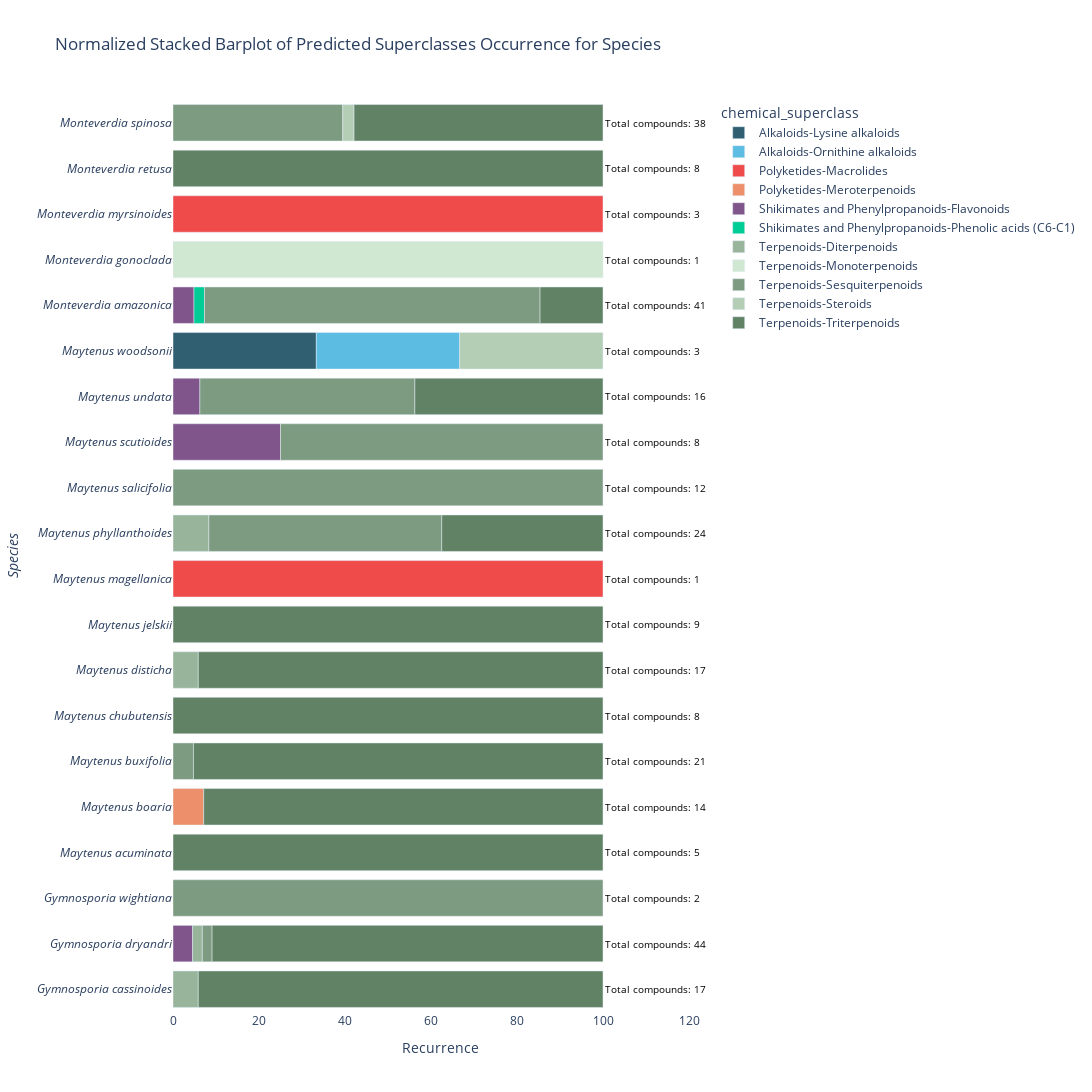

The notebook cell this image was saved under:
### Code cell
# Step 1: Read data from all .tsv files in the output_folder
all_data = pd.concat([pd.read_csv(os.path.join(output_folder, 'species_data', filename), sep='\t') for filename in os.listdir(os.path.join(output_folder, 'species_data')) if filename.endswith(".tsv")])

# Step 2: Rename the "organism_taxonomy_09species" column to "species"
all_data.rename(columns={'organism_taxonomy_09species': 'species'}, inplace=True)

# Remove 'API Error-API Error' and 'Not Classified-Not Classified'
all_data = all_data[~all_data['chemical_superclass'].isin(['API Error-API Error', 'Not Classified-Not Classified'])]

# Apply the function to each row
all_data[['Pathway', 'superclass']] = all_data.apply(lambda row: split_chemical_superclass(row), axis=1, result_type='expand')

# Step 4: Process data for color mapping
color_map = {}
for pathway, superclasses in all_data.groupby('Pathway')['superclass'].unique().items():
    shades = generate_shades(pathway, len(superclasses))
    for superclass, shade in zip(superclasses, shades):
        color_map[f"{pathway}-{superclass}"] = shade

# Step 5: Group and aggregate data to calculate recurrence
agg_data = all_data.groupby(['species', 'chemical_superclass']).size().reset_index(name='recurrence')

# Normalize the recurrence values within each species group
agg_data['recurrence_normalized'] = agg_data.groupby('species')['recurrence'].transform(lambda x: x / x.sum())*100

# Convert 'species' column to categorical data
agg_data['species'] = pd.Categorical(agg_data['species'], categories=agg_data['species'].unique(), ordered=True)

# Get unique species names
unique_species = agg_data['species'].unique()

# Get unique chemical superclasses and sort them alphabetically
unique_superclasses = sorted(agg_data['chemical_superclass'].unique())

# Calculate total recurrence for each species
total_recurrence_per_species = agg_data.groupby('species')['recurrence'].sum()

# Create the stacked barplot with the custom color palette
fig = px.bar(agg_data, y='species', x='recurrence_normalized',
             title='Normalized Stacked Barplot of Predicted Superclasses Occurrence for Species',
             labels={'recurrence_normalized': 'Recurrence'},
             color='chemical_superclass',
             color_discrete_map=color_map,
             category_orders={'species': unique_species, 'chemical_superclass': unique_superclasses},
             orientation='h')

# Modify the y-axis label
fig.update_yaxes(title_text='<i>Species<i>')

# Set species labels in italics
fig.update_layout(yaxis=dict(tickmode='array',
                              tickvals=list(range(len(unique_species))),
                              ticktext=[f'<i>{species}</i>' for species in unique_species]
                              ))

# Set a white background
fig.update_layout(plot_bgcolor='white')

# Get the maximum value of the x-axis
max_x = agg_data['recurrence_normalized'].max()

for species, total_recurrence in total_recurrence_per_species.items():
    # Find the maximum recurrence for this species
    max_recurrence = agg_data[agg_data['species'] == species]['recurrence_normalized'].max()
    
    # Position the annotation at the end of the bar with a slight offset
    x_position = max_x + 2
    if x_position > 100:  # Ensure the label is not outside the plot area
        x_position = 100  # Set it to 100 if it exceeds the maximum x-axis value

    # Add annotation to the plot
    fig.add_annotation(
        x=x_position,
        y=species,
        text=f'Total compounds: {total_recurrence}',
        showarrow=False,
        font=dict(size=10, color='black'),
        xanchor='left',
        yanchor='middle'
    )

# Modify the size of the figure
fig.update_layout(width=1500, height=1500)

# Save the figure as an HTML file
fig.write_html(f'{output_folder}Wikidata_superclass_barplot_species_normalized.html')

# Show the figure
fig.show()

### Figure 1 — Plotly figure (JSON) as saved in the notebook; plotly's stock layout.template omitted (floating-point values rounded to 4 significant figures)
{"data": [{"alignmentgroup": "True", "hovertemplate": "chemical_superclass=Alkaloids-Lysine alkaloids<br>Recurrence=%{x}<br>species=%{y}<extra></extra>", "legendgroup": "Alkaloids-Lysine alkaloids", "marker": {"color": "#305f72", "pattern": {"shape": ""}}, "name": "Alkaloids-Lysine alkaloids", "offsetgroup": "Alkaloids-Lysine alkaloids", "orientation": "h", "showlegend": true, "textposition": "auto", "type": "bar", "x": [33.33], "xaxis": "x", "y": ["Maytenus buxifolia"], "yaxis": "y"}, {"alignmentgroup": "True", "hovertemplate": "chemical_superclass=Alkaloids-Ornithine alkaloids<br>Recurrence=%{x}<br>species=%{y}<extra></extra>", "legendgroup": "Alkaloids-Ornithine alkaloids", "marker": {"color": "#5cbce2", "pattern": {"shape": ""}}, "name": "Alkaloids-Ornithine alkaloids", "offsetgroup": "Alkaloids-Ornithine alkaloids", "orientation": "h", "showlegend": true, "textposition": "auto", "type": "bar", "x": [33.33], "xaxis": "x", "y": ["Maytenus buxifolia"], "yaxis": "y"}, {"alignmentgroup": "True", "hovertemplate": "chemical_superclass=Polyketides-Macrolides<br>Recurrence=%{x}<br>species=%{y}<extra></extra>", "legendgroup": "Polyketides-Macrolides", "marker": {"color": "#ef4b4b", "pattern": {"shape": ""}}, "name": "Polyketides-Macrolides", "offsetgroup": "Polyketides-Macrolides", "orientation": "h", "showlegend": true, "textposition": "auto", "type": "bar", "x": [100, 100], "xaxis": "x", "y": ["Gymnosporia wightiana", "Maytenus phyllanthoides"], "yaxis": "y"}, {"alignmentgroup": "True", "hovertemplate": "chemical_superclass=Polyketides-Meroterpenoids<br>Recurrence=%{x}<br>species=%{y}<extra></extra>", "legendgroup": "Polyketides-Meroterpenoids", "marker": {"color": "#ec8f6a", "pattern": {"shape": ""}}, "name": "Polyketides-Meroterpenoids", "offsetgroup": "Polyketides-Meroterpenoids", "orientation": "h", "showlegend": true, "textposition": "auto", "type": "bar", "x": [7.143], "xaxis": "x", "y": ["Monteverdia amazonica"], "yaxis": "y"}, {"alignmentgroup": "True", "hovertemplate": "chemical_superclass=Shikimates and Phenylpropanoids-Flavonoids<br>Recurrence=%{x}<br>species=%{y}<extra></extra>", "legendgroup": "Shikimates and Phenylpropanoids-Flavonoids", "marker": {"color": "#80558c", "pattern": {"shape": ""}}, "name": "Shikimates and Phenylpropanoids-Flavonoids", "offsetgroup": "Shikimates and Phenylpropanoids-Flavonoids", "orientation": "h", "showlegend": true, "textposition": "auto", "type": "bar", "x": [4.878, 6.25, 25, 4.545], "xaxis": "x", "y": ["Maytenus boaria", "Maytenus chubutensis", "Maytenus disticha", "Monteverdia retusa"], "yaxis": "y"}, {"alignmentgroup": "True", "hovertemplate": "chemical_superclass=Shikimates and Phenylpropanoids-Phenolic acids (C6-C1)<br>Recurrence=%{x}<br>species=%{y}<extra></extra>", "legendgroup": "Shikimates and Phenylpropanoids-Phenolic acids (C6-C1)", "marker": {"color": "#00cc96", "pattern": {"shape": ""}}, "name": "Shikimates and Phenylpropanoids-Phenolic acids (C6-C1)", "offsetgroup": "Shikimates and Phenylpropanoids-Phenolic acids (C6-C1)", "orientation": "h", "showlegend": true, "textposition": "auto", "type": "bar", "x": [2.439], "xaxis": "x", "y": ["Maytenus boaria"], "yaxis": "y"}, {"alignmentgroup": "True", "hovertemplate": "chemical_superclass=Terpenoids-Diterpenoids<br>Recurrence=%{x}<br>species=%{y}<extra></extra>", "legendgroup": "Terpenoids-Diterpenoids", "marker": {"color": "#98b49b", "pattern": {"shape": ""}}, "name": "Terpenoids-Diterpenoids", "offsetgroup": "Terpenoids-Diterpenoids", "orientation": "h", "showlegend": true, "textposition": "auto", "type": "bar", "x": [8.333, 5.882, 2.273, 5.882], "xaxis": "x", "y": ["Maytenus magellanica", "Maytenus scutioides", "Monteverdia retusa", "Monteverdia spinosa"], "yaxis": "y"}, {"alignmentgroup": "True", "hovertemplate": "chemical_superclass=Terpenoids-Monoterpenoids<br>Recurrence=%{x}<br>species=%{y}<extra></extra>", "legendgroup": "Terpenoids-Monoterpenoids", "marker": {"color": "#d0e7d2", "pattern": {"shape": ""}}, "name": "Terpenoids-Monoterpenoids", "offsetgroup": "Terpenoids-Monoterpenoids", "orientation": "h", "showlegend": true, "textposition": "auto", "type": "bar", "x": [100], "xaxis": "x", "y": ["Maytenus acuminata"], "yaxis": "y"}, {"alignmentgroup": "True", "hovertemplate": "chemical_superclass=Terpenoids-Sesquiterpenoids<br>Recurrence=%{x}<br>species=%{y}<extra></extra>", "legendgroup": "Terpenoids-Sesquiterpenoids", "marker": {"color": "#7d9b80", "pattern": {"shape": ""}}, "name": "Terpenoids-Sesquiterpenoids", "offsetgroup": "Terpenoids-Sesquiterpenoids", "orientation": "h", "showlegend": true, "textposition": "auto", "type": "bar", "x": [39.47, 78.05, 50, 75, 100, 54.17, 4.762, 100, 2.273], "xaxis": "x", "y": ["Gymnosporia cassinoides", "Maytenus boaria", "Maytenus chubutensis", "Maytenus disticha", "Maytenus jelskii", "Maytenus magellanica", "Maytenus woodsonii", "Monteverdia myrsinoides", "Monteverdia retusa"], "yaxis": "y"}, {"alignmentgroup": "True", "hovertemplate": "chemical_superclass=Terpenoids-Steroids<br>Recurrence=%{x}<br>species=%{y}<extra></extra>", "legendgroup": "Terpenoids-Steroids", "marker": {"color": "#b4ceb6", "pattern": {"shape": ""}}, "name": "Terpenoids-Steroids", "offsetgroup": "Terpenoids-Steroids", "orientation": "h", "showlegend": true, "textposition": "auto", "type": "bar", "x": [2.632, 33.33], "xaxis": "x", "y": ["Gymnosporia cassinoides", "Maytenus buxifolia"], "yaxis": "y"}, {"alignmentgroup": "True", "hovertemplate": "chemical_superclass=Terpenoids-Triterpenoids<br>Recurrence=%{x}<br>species=%{y}<extra></extra>", "legendgroup": "Terpenoids-Triterpenoids", "marker": {"color": "#618264", "pattern": {"shape": ""}}, "name": "Terpenoids-Triterpenoids", "offsetgroup": "Terpenoids-Triterpenoids", "orientation": "h", "showlegend": true, "textposition": "auto", "type": "bar", "x": [57.89, 100, 14.63, 43.75, 37.5, 100, 94.12, 100, 95.24, 92.86, 100, 90.91, 94.12], "xaxis": "x", "y": ["Gymnosporia cassinoides", "Gymnosporia dryandri", "Maytenus boaria", "Maytenus chubutensis", "Maytenus magellanica", "Maytenus salicifolia", "Maytenus scutioides", "Maytenus undata", "Maytenus woodsonii", "Monteverdia amazonica", "Monteverdia gonoclada", "Monteverdia retusa", "Monteverdia spinosa"], "yaxis": "y"}], "layout": {"annotations": [{"font": {"color": "black", "size": 10}, "showarrow": false, "text": "Total compounds: 38", "x": 100, "xanchor": "left", "y": "Gymnosporia cassinoides", "yanchor": "middle"}, {"font": {"color": "black", "size": 10}, "showarrow": false, "text": "Total compounds: 8", "x": 100, "xanchor": "left", "y": "Gymnosporia dryandri", "yanchor": "middle"}, {"font": {"color": "black", "size": 10}, "showarrow": false, "text": "Total compounds: 3", "x": 100, "xanchor": "left", "y": "Gymnosporia wightiana", "yanchor": "middle"}, {"font": {"color": "black", "size": 10}, "showarrow": false, "text": "Total compounds: 1", "x": 100, "xanchor": "left", "y": "Maytenus acuminata", "yanchor": "middle"}, {"font": {"color": "black", "size": 10}, "showarrow": false, "text": "Total compounds: 41", "x": 100, "xanchor": "left", "y": "Maytenus boaria", "yanchor": "middle"}, {"font": {"color": "black", "size": 10}, "showarrow": false, "text": "Total compounds: 3", "x": 100, "xanchor": "left", "y": "Maytenus buxifolia", "yanchor": "middle"}, {"font": {"color": "black", "size": 10}, "showarrow": false, "text": "Total compounds: 16", "x": 100, "xanchor": "left", "y": "Maytenus chubutensis", "yanchor": "middle"}, {"font": {"color": "black", "size": 10}, "showarrow": false, "text": "Total compounds: 8", "x": 100, "xanchor": "left", "y": "Maytenus disticha", "yanchor": "middle"}, {"font": {"color": "black", "size": 10}, "showarrow": false, "text": "Total compounds: 12", "x": 100, "xanchor": "left", "y": "Maytenus jelskii", "yanchor": "middle"}, {"font": {"color": "black", "size": 10}, "showarrow": false, "text": "Total compounds: 24", "x": 100, "xanchor": "left", "y": "Maytenus magellanica", "yanchor": "middle"}, {"font": {"color": "black", "size": 10}, "showarrow": false, "text": "Total compounds: 1", "x": 100, "xanchor": "left", "y": "Maytenus phyllanthoides", "yanchor": "middle"}, {"font": {"color": "black", "size": 10}, "showarrow": false, "text": "Total compounds: 9", "x": 100, "xanchor": "left", "y": "Maytenus salicifolia", "yanchor": "middle"}, {"font": {"color": "black", "size": 10}, "showarrow": false, "text": "Total compounds: 17", "x": 100, "xanchor": "left", "y": "Maytenus scutioides", "yanchor": "middle"}, {"font": {"color": "black", "size": 10}, "showarrow": false, "text": "Total compounds: 8", "x": 100, "xanchor": "left", "y": "Maytenus undata", "yanchor": "middle"}, {"font": {"color": "black", "size": 10}, "showarrow": false, "text": "Total compounds: 21", "x": 100, "xanchor": "left", "y": "Maytenus woodsonii", "yanchor": "middle"}, {"font": {"color": "black", "size": 10}, "showarrow": false, "text": "Total compounds: 14", "x": 100, "xanchor": "left", "y": "Monteverdia amazonica", "yanchor": "middle"}, {"font": {"color": "black", "size": 10}, "showarrow": false, "text": "Total compounds: 5", "x": 100, "xanchor": "left", "y": "Monteverdia gonoclada", "yanchor": "middle"}, {"font": {"color": "black", "size": 10}, "showarrow": false, "text": "Total compounds: 2", "x": 100, "xanchor": "left", "y": "Monteverdia myrsinoides", "yanchor": "middle"}, {"font": {"color": "black", "size": 10}, "showarrow": false, "text": "Total compounds: 44", "x": 100, "xanchor": "left", "y": "Monteverdia retusa", "yanchor": "middle"}, {"font": {"color": "black", "size": 10}, "showarrow": false, "text": "Total compounds: 17", "x": 100, "xanchor": "left", "y": "Monteverdia spinosa", "yanchor": "middle"}], "barmode": "relative", "height": 1500, "legend": {"title": {"text": "chemical_superclass"}, "tracegroupgap": 0}, "plot_bgcolor": "white", "title": {"text": "Normalized Stacked Barplot of Predicted Superclasses Occurrence for Species"}, "width": 1500, "xaxis": {"anchor": "y", "domain": [0, 1], "title": {"text": "Recurrence"}}, "yaxis": {"anchor": "x", "categoryarray": ["Monteverdia spinosa", "Monteverdia retusa", "Monteverdia myrsinoides", "Monteverdia gonoclada", "Monteverdia amazonica", "Maytenus woodsonii", "Maytenus undata", "Maytenus scutioides", "Maytenus salicifolia", "Maytenus phyllanthoides", "Maytenus magellanica", "Maytenus jelskii", "Maytenus disticha", "Maytenus chubutensis", "Maytenus buxifolia", "Maytenus boaria", "Maytenus acuminata", "Gymnosporia wightiana", "Gymnosporia dryandri", "Gymnosporia cassinoides"], "categoryorder": "array", "domain": [0, 1], "tickmode": "array", "ticktext": ["<i>Gymnosporia cassinoides</i>", "<i>Gymnosporia dryandri</i>", "<i>Gymnosporia wightiana</i>", "<i>Maytenus acuminata</i>", "<i>Maytenus boaria</i>", "<i>Maytenus buxifolia</i>", "<i>Maytenus chubutensis</i>", "<i>Maytenus disticha</i>", "<i>Maytenus jelskii</i>", "<i>Maytenus magellanica</i>", "<i>Maytenus phyllanthoides</i>", "<i>Maytenus salicifolia</i>", "<i>Maytenus scutioides</i>", "<i>Maytenus undata</i>", "<i>Maytenus woodsonii</i>", "<i>Monteverdia amazonica</i>", "<i>Monteverdia gonoclada</i>", "<i>Monteverdia myrsinoides</i>", "<i>Monteverdia retusa</i>", "<i>Monteverdia spinosa</i>"], "tickvals": [0, 1, 2, 3, 4, 5, 6, 7, 8, 9, 10, 11, 12, 13, 14, 15, 16, 17, 18, 19], "title": {"text": "<i>Species<i>"}}}}
